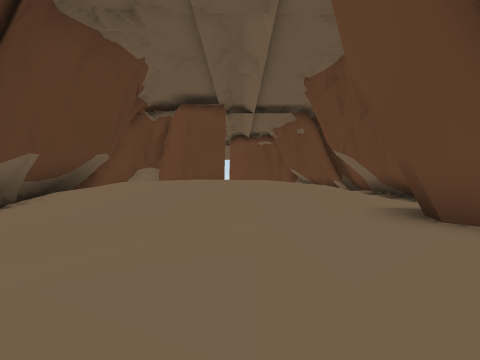
[1] (above)

12 first-person views from a walk through a scene from a Unity 3-D project. The camera is 1.3 m above the floor, looks level and sees 80° across. The floor is counted in squares, 2 m on a side. Each view is taken from the middle of a square. On the plan, view 1 faces up. The plan holds only what a view shows up to about 9 squares ahead; the rest is blank. The place goes on beyond the plan. The player character is not drawn. Some animated figures are left out. Door leaves are left out, so doorways stand open.

[2]
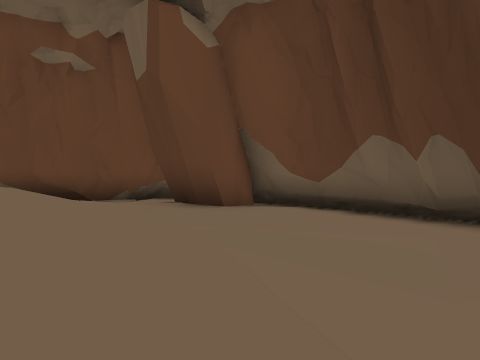

[3]
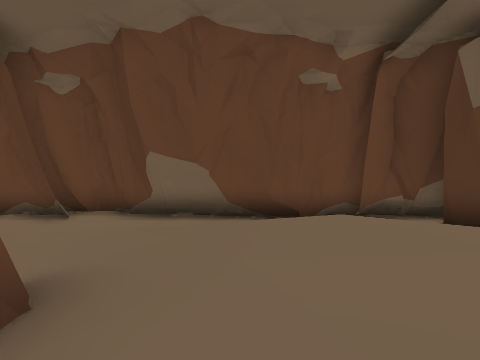

[4]
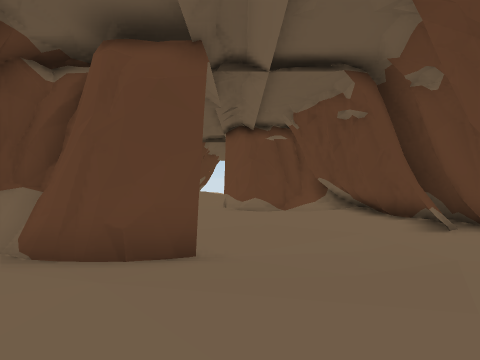

[5]
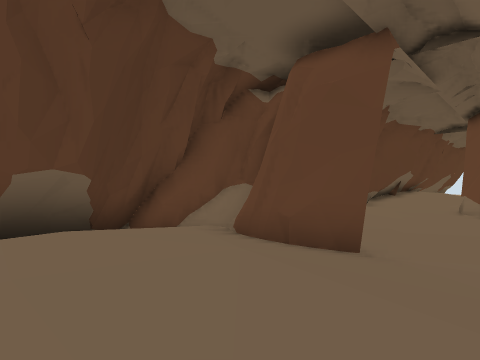

[6]
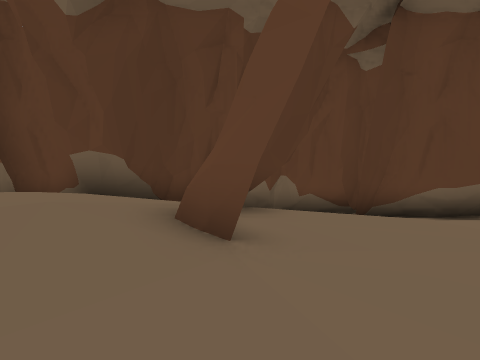

[7]
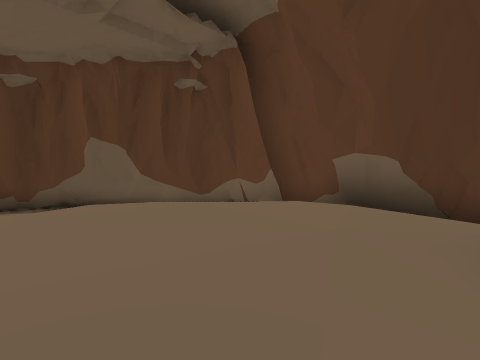

[8]
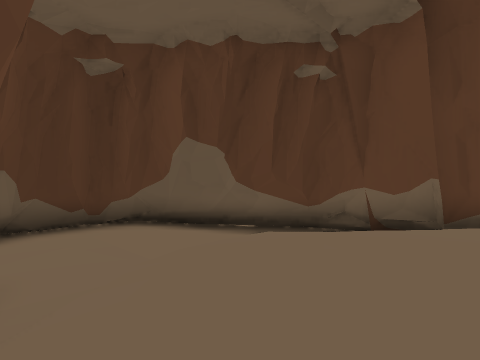

[9]
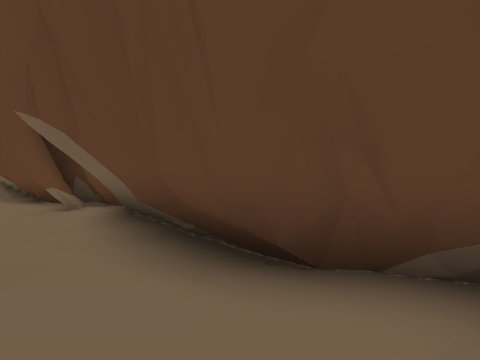

[10]
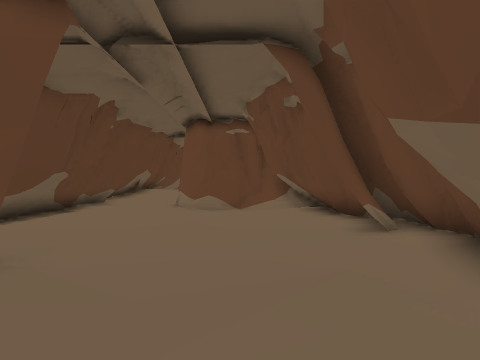

[11]
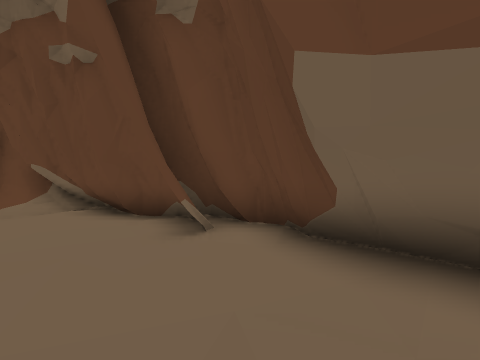

[12]
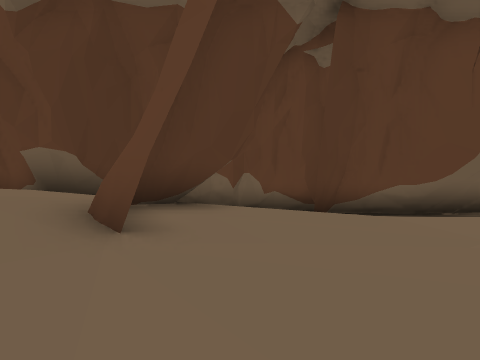

### Floor plan
Key: @ floor where view 1 was taken; # wall or solid block; . main floor; : floor 0.25 m higher than the main floor; - floor 0.25 m lower than the main floor; + floor 0.5 m higher than the main floor; _ floor 0.5 m lower than the main floor; * floor 0.75 m higher than the main floor; % floor 1 m higher than the main floor; & floor 1.25 m higher than the main floor; / step, stairs or slope; = window, fence, low wall or low ledge; O other object.
Columns run from 6 left of view 1 to 6 right of it. Each row starts with its distance up from view 1.
 17   -......::#
 16 =#-......::##
 15 #--.......:##
 14 ##....::...##
 13 # :::::::..:#
 12 # //:::::..##
 11 ######++:::#
 10 ##+****+++:#
  9 =##%%&%%*+:
  8  ##&&&&&%*:#
  7  ##%&&&&%*:#O
  6 =#/*%&&%/::#O
  5 ##:+*%*+:::#
  4  #.:+++:+###
  3  ##...:::##
  2  -#_-.:::##
  1   ##-....#
  0    ###@##=
 -1     .###

Where each view was taken, in squares from view 1:
view 1: 0 up, 0 right, facing up
view 2: 3 up, 3 left, facing right
view 3: 9 up, 3 left, facing right
view 4: 7 up, 0 right, facing up
view 5: 7 up, 1 right, facing up-left
view 6: 11 up, 2 right, facing left
view 7: 10 up, 1 right, facing down-left
view 8: 7 up, 2 right, facing down-left
view 9: 6 up, 3 right, facing up-right
view 10: 8 up, 2 right, facing up
view 11: 10 up, 2 right, facing up-right
view 12: 12 up, 2 right, facing left
